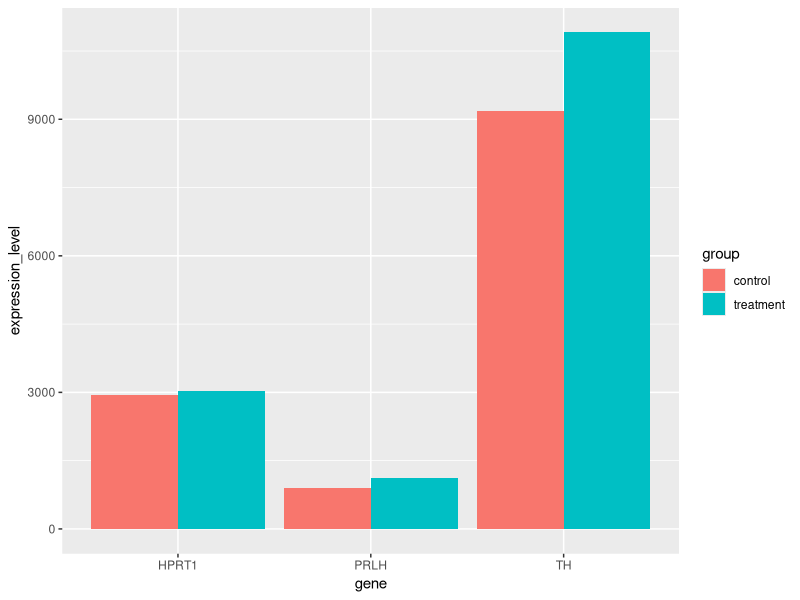

Recreate this plot in R. (Note: this script raises an error after producing the figure.)
## ---- chunk 1
#| message: false
library(tidyverse)
library(patchwork)

# read in dosage data
mousezempic_dosage_data <- read_csv("data/mousezempic_dosage_data.csv")
mousezempic_dosage_data
## ---- chunk 2
#| message: false

# read in expression data
mousezempic_expression_data <- read_tsv("data/mousezempic_expression_data.tsv")
mousezempic_expression_data
## ---- chunk 3
mousezempic_dosage_data %>%
  summarise(
    n_mice = n(),
    .by = c(cage_number, mouse_strain))
## ---- chunk 4
mousezempic_dosage_data %>%
  count(cage_number, mouse_strain, name = "n_mice")
## ---- chunk 5
mousezempic_dosage_data %>%
  count(cage_number, mouse_strain, name = "n_mice") %>%
  pivot_wider(names_from = mouse_strain, values_from = n_mice)
## ---- chunk 6
mousezempic_dosage_data %>%
  count(replicate, mouse_strain, name = "n_mice") %>%
  pivot_wider(names_from = mouse_strain, values_from = n_mice)
## ---- chunk 7
mousezempic_expression_data
## ---- chunk 8
mousezempic_expr_long <- mousezempic_expression_data %>%
  pivot_longer(
    cols = contains("_rep"),
    names_to = "measurement",
    values_to = "expression_level"
  )

mousezempic_expr_long
## ---- chunk 9
mousezempic_expr_separate <- mousezempic_expr_long %>%
  separate(measurement, into = c("gene", "replicate"), sep = "_")

mousezempic_expr_separate
## ---- chunk 10
mz_expr_rep_summed <- mousezempic_expr_separate %>%
  summarise(
    expression_level = sum(expression_level),
    .by = c(id_num, group, gene)
  )

mz_expr_rep_summed
## ---- chunk 11
mz_expr_rep_summed %>%
  summarise(
    expression_level = mean(expression_level),
    .by = c(group, gene)
  ) %>%
  ggplot(aes(x = gene, y = expression_level, fill = group)) +
  geom_col(position = "dodge")
## ---- chunk 12
mz_expr_rep_summed_wide <- pivot_wider(mz_expr_rep_summed, names_from = "gene", values_from = "expression_level")

mz_expr_rep_summed_wide
## ---- chunk 13
ggplot(mz_expr_rep_summed_wide, aes(x = Th, y = Prlh)) +
  geom_point()
## ---- chunk 14
left_join(mousezempic_dosage_data, mz_expr_rep_summed_wide, by = "id_num")
## ---- chunk 15
# rename id_num to mouse_id
mz_dosage_data_new <- mousezempic_dosage_data %>%
  rename(mouse_id = id_num)

mz_dosage_data_new
## ---- chunk 16
# perform left join by matching mouse_id of the left data frame to id_num of the right data frame
mz_joined_data <- left_join(
  mz_dosage_data_new, mz_expr_rep_summed_wide,
  by = join_by(mouse_id == id_num)
) %>%
  drop_na() # keep only rows without NA

mz_joined_data
## ---- chunk 17
ggplot(mz_joined_data, aes(x = mouse_strain, y = Th, fill = mouse_strain)) +
  geom_violin()
## ---- chunk 18
mz_joined_data_longer <- mz_joined_data %>%
  pivot_longer(cols = c(Th, Prlh, Hprt1), names_to = "gene", values_to = "expression")

mz_joined_data_longer
## ---- chunk 19
ggplot(mz_joined_data_longer, aes(x = mouse_strain, y = expression, fill = mouse_strain)) +
  geom_violin() +
  facet_wrap(~gene, scales = "free_y")
## ---- chunk 20
ggplot(mz_joined_data_longer, aes(x = drug_dose_g, y = expression, color = mouse_strain)) +
  geom_point() +
  geom_smooth(method = "lm") +
  facet_grid(cols = vars(mouse_strain), rows = vars(gene), scales = "free")
## ---- chunk 21
who
## ---- chunk 22
# pivot longer with columns 5 to 60, drop NA values
who_longer <- who %>%
  pivot_longer(
    cols = 5:60, # alternatively contains("_")
    names_to = "description",
    values_to = "cases",
    values_drop_na = TRUE
  )

who_longer
## ---- chunk 23
who_longer %>%
  count(description)
## ---- chunk 24
who_longer <- who_longer %>%
  mutate(description = str_replace(description, "newrel", "new_rel"))

who_longer
## ---- chunk 25
who_longer <- who_longer %>%
  mutate(description = str_remove(description, "new_"))

who_longer
## ---- chunk 26
who_longer <- who_longer %>%
  mutate(description = str_replace(description, "_f", "_f_")) %>%
  mutate(description = str_replace(description, "_m", "_m_"))

who_longer
## ---- chunk 27
who_separated <- who_longer %>%
  separate(description, into = c("type", "sex", "age_group"), sep = "_")

who_separated
## ---- chunk 28
country_codes <- who_separated %>%
  select(country, iso2, iso3) %>%
  distinct()

country_codes
## ---- chunk 29
who_tidy <- who_separated %>%
  select(-iso2, -iso3)

who_tidy
## ---- chunk 30
who_tidy %>%
  filter(year == 2010) %>%
  summarise(total_cases = sum(cases), .by = country) %>%
  arrange(desc(total_cases))
## ---- chunk 31
top_10_countries <- who_tidy %>%
  filter(year == 2010) %>%
  summarise(total_cases = sum(cases), .by = country) %>%
  arrange(desc(total_cases)) %>%
  slice(1:10)

top_10_countries
## ---- chunk 32
who_tidy %>%
  filter(
    country %in% top_10_countries$country,
    year >= 2000,
    year <= 2010
  ) %>%
  summarise(
    total_cases = sum(cases), .by = c(country, year)
  ) %>%
  ggplot(aes(x = year, y = total_cases, col = country)) +
  geom_point() +
  geom_line()
